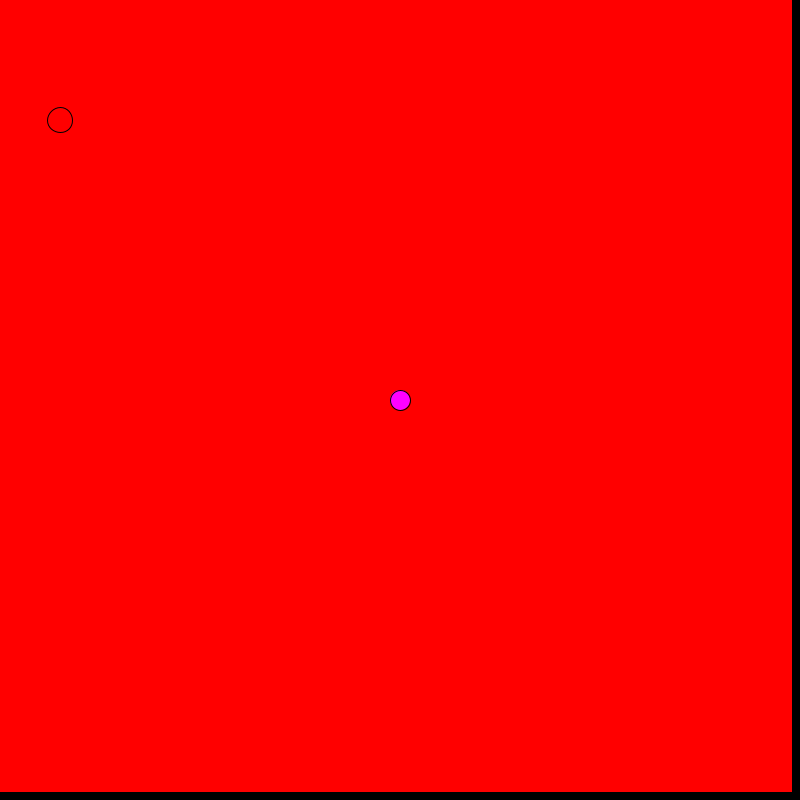
Frame 1 (no input)
Frame 60 (the mouse pressed at the canvas centre just before this capture): identical to frame 1, image omitted
Frame 120 (the mouse held since frame 60 and released just before this capture): identical to frame 1, image omitted

The Processing sketch that drew this single still picture (run headless with seeded random() and noise(); from frame 60 on, the mouse is pressed at the canvas centre):

// Processing sketch: Color_Splash_in_Java
// ── Color_Splash_in_Java.pde

//Speichert die Farben ab
color[][] fields;

//Die Menge  der Farbfelder
int resolution=132;

//Größe der Farbfelder
float size;


//Spieler Position
float px,py;

//Walking Directions
float dx,dy;

float spd;

//Sind die Buttuns gedrückt?
boolean left,right,up,down;

//Belieb Großer Array, statt normalen begrentzem Array
ArrayList<Bullet> bullets = new ArrayList<Bullet>();
//enemys
ArrayList<Enemy> enemys = new ArrayList<Enemy>();

void setup()
{
  size(800,800);
  noStroke();
  // erstell ein leeres feld mit der vorgegebenen größe
  fields= new color[resolution][resolution];
  
  //leeres feld mit einer farbe füllen
  fields= emptymap( color(255,0,0));
  
  // größe der einzelnen felder auf basis der screen width bestimmen -> beliebe screen größe und tintenfelder :D
  size = width/resolution;
  
  //Player Stats
  px=400;
  py=400;
  spd=4;
  dx=0;
  dy=0;
  
  enemys.add(new Enemy(60,120));
}

void draw()
{
  background(0);
  noStroke();
  // Alle gespeicherten felder durchgehen und an der stelle auf dem bildschirm die farbe des feld malen
  for (int i=0; i<fields.length;i++)
  {
    for (int j=0; j<fields[i].length;j++)
    {
      fill(fields[i][j]);
      
      // i * size -> jedes feld hat  größe die "size", mit exact dem spacing "size" dazwischen -> cleanes grid
      rect(i*size,j*size,size,size);
      // circle(i*size,j*size,size+3);
      //if (mousePressed)
      //{
       // if (mouseX<i*size+size && mouseX>i*size && mouseY>j*size && mouseY < j*size+size)
       // {
       //   fields[i][j]= color(0,255,0);
       // }
      //}
    }
  }
  stroke(0);
  //Alle Bullets updaten
  for (var b: bullets) {
    b.updateBullet();
    b.drawBullet();
    for (var e: enemys) {
       e.hit(b);
    }
  }
  for (var e: enemys) {
    e.updateEnemy();
    e.drawEnemy();
  }
  
  //Draw Player
  fill(255,0,255);
  circle(px,py,20);
  
  buttons();
}

color[][] emptymap(color c)
{
  //Erstellt eine leere karte mit der vorgegebenen farbe c
  color[][] fields2 = new color[resolution][resolution];
    for (int i=0; i<fields2.length;i++)
  {
    for (int j=0; j<fields2[i].length;j++)
    {
      fields2[i][j]=c;
    }
    
  }
  
  //Neue Feld zurückgeben!
  return fields2;
}

void buttons()
{
   dx=0;
    dy=0;
  // Falls ein boolean wahr ist wird der knopf grade gedrückt -> spieler geschwindigkeit dx dy setzen
  if (keyPressed){
  if (up){dy=-1;}
  if (down){dy=1;}
  if (left){dx=-1;}
  if (right){dx=1;}
  }else{
    dx=0;
    dy=0;
  }
  
  PVector normalMovement = normalize(dx,dy);
  print(normalMovement.x);
  px+=normalMovement.x *spd;
  py-=normalMovement.y *spd;
  
  if (mousePressed)
  {
    //Schooting!
    
    //Vector Normalisieren, damit die partonen immer gleich schnell sind
    PVector nomalVec=normalize(px-mouseX,py-mouseY);
    
    //Neue Bullet Erstellen
    
    bullets.add(new Bullet(px,py,nomalVec.x,nomalVec.y));
  }
}
void keyPressed()
{
  // Boolean auf true wenn ein knopf gedrückt wird
  if (key=='w'){up=true;}
  if (key=='s'){down=true;}
  if (key=='d'){left=true;}
  if (key=='a'){right=true;}
}
void keyReleased()
{
  //Boolean auf false wenn ein knopf losgelassen wird
  if (key=='w'){up=false;}
  if (key=='s'){down=false;}
  if (key=='d'){left=false;}
  if (key=='a'){right=false;}

}

PVector normalize(float x,float y)
{
  // Anstatt position 800|0 wird daraus 1|0 gemacht
  //Vector Normalisierung
  float len = sqrt(pow(x,2) + pow(y,2));
  
  //Wenn x und y == 0 dann ist len auch = 0 und dann wird durch 0 geteilt .....
  if (len==0) { return new PVector(0,0);}
  x/=len;
  y/=len;
  return new PVector(-x,-y);
}


PVector overField(float x, float y)
{
  //Tested ob bzw über welchen feld etwas ist
  for (int i=0; i<fields.length;i++)
  {
    for (int j=0; j<fields[i].length;j++)
    {
      //fill(fields[i][j]);
      //rect(i*size,j*size,size,size);
      //if (mousePressed)
      //{
       if (x<i*size+size && x>i*size && y>j*size && y < j*size+size)
       {
         return new PVector(i,j);
       //   fields[i][j]= color(0,255,0);
       }
      
    }
  }
 return new PVector(-1,-1);
}

//boolean circleCircle(float )

float dist2(float x1,float y1,float x2,float y2)
{
  return sqrt(pow( (x1 -x2 ),2 ) + pow ( (y1 - y2 ) , 2 ));
}

// ── GameObject.pde
class GameObject
{
 float x,y;
 int size;
 
 GameObject(float x, float y)
 {
   this.x=x;
   this.y=y;
   this.size=4;
 }
 
}

// ── bullet.pde
class Bullet extends GameObject
{
  //float x,y;
  float speed;
  int damage;
  float dx,dy;
  color c;
  Bullet(float x,float y,float dx, float dy){
    super(x,y);
    //Set alle the values a bullet needs to work but without color 
    //this.x=x;
    //this.y=y;
    this.speed=4;
    this.dx=dx;
    this.dy=dy;
    this.c = color(0,255,255);
    size+= random(0,0.5);
  }
  Bullet(float x,float y,float dx, float dy,color c){
    //Set alle the values a bullet needs to work with color
    super(x,y);
    //this.x=x;
    //this.y=y;
   //Bullet(x,y,dx,dy);
   
  }
  
  void updateBullet()
  {
    
    //Bullet Movement
    x+=dx*speed;
    y+=dy*speed;
    
    
    //Check over which field we are
    PVector feld = overField( x,  y);
    //-1 -1 wird zurückgegeben wenn kein feld gefunden wurde
    if (feld.x==-1 || feld.y==-1)
    {
      return;
    }
    
    // Wenn ein feld gefunden wurde, feld auf die farbe stellen!
    fields[(int)feld.x][(int)feld.y] = c;
  }
  
  void drawBullet()
  {
    fill(0,255,255);
    circle(x,y,size);
  }
}

// ── enemy.pde


class Enemy extends GameObject
{

  //float x,y;
  int hp;
  
  Enemy(float x,float y)
  {
    super(x,y);
    size=25;
  }
  
  void updateEnemy()
  {
  
    //Check over which field we are
    PVector feld = overField( x,  y);
    //-1 -1 wird zurückgegeben wenn kein feld gefunden wurde
    if (feld.x==-1 || feld.y==-1)
    {
      return;
    }
    
    // Wenn ein feld gefunden wurde, feld auf die farbe stellen!
    fields[(int)feld.x][(int)feld.y] = color(255,0,0);
  
  }
  
  void drawEnemy()
  {
    fill(255,0,0);
    circle(x,y,size);
  }
  
  void hit(GameObject b)
  {
    if ( dist2(x,y,b.x,b.y) <= size + b.size)
    {
      hp-=1;
      x=1000;
    }
  }

}
